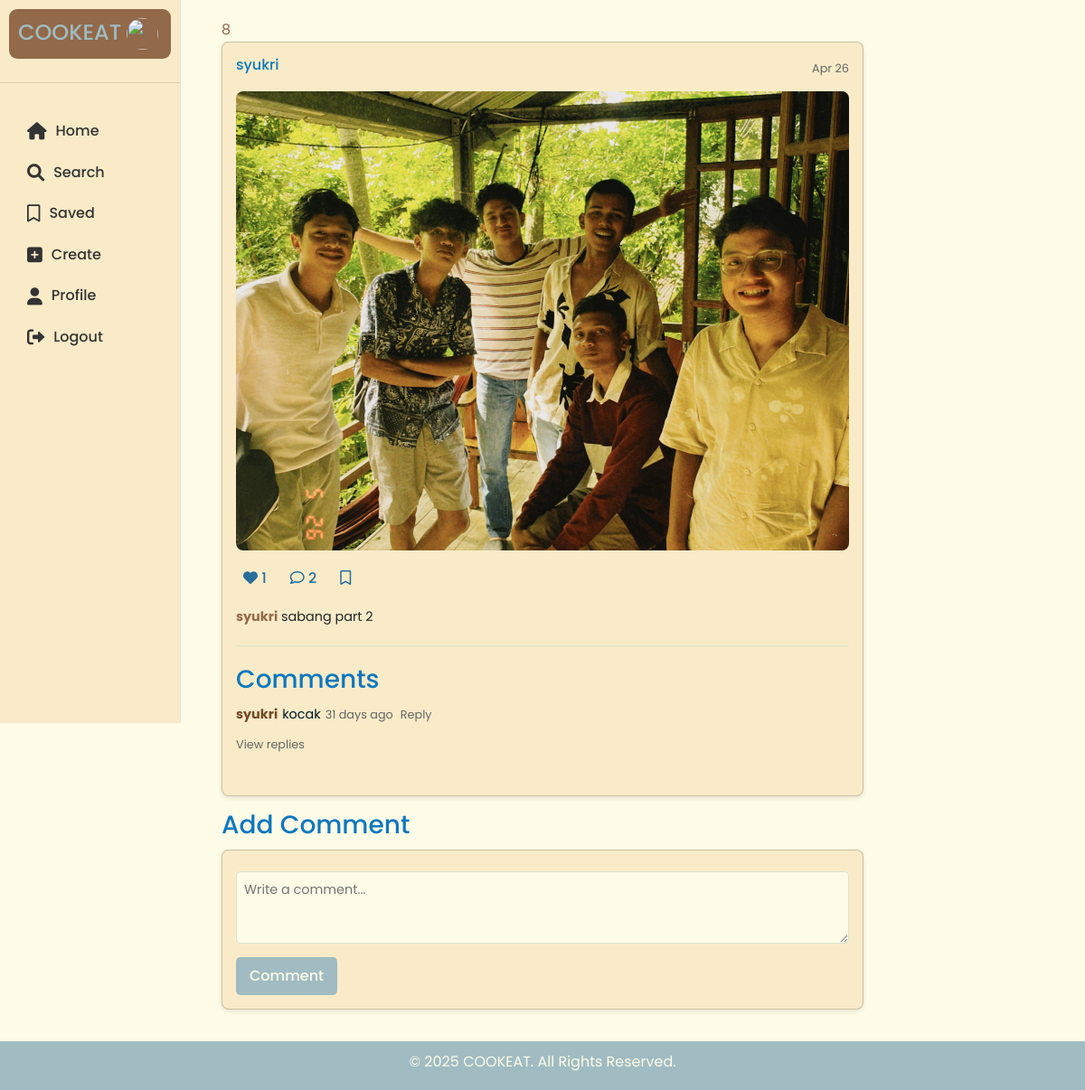
/post.php?post_id=6 (signed in), run on the app's committed database.
### tables this page shows
CREATE TABLE `comment` (
  `comment_id` int(11) NOT NULL,
  `post_id` int(11) NOT NULL,
  `user_id` int(11) NOT NULL,
  `msg` text NOT NULL,
  `created_at` timestamp NOT NULL DEFAULT current_timestamp()
);

CREATE TABLE `post` (
  `post_id` int(11) NOT NULL,
  `user_id` int(11) NOT NULL,
  `type_id` int(11) NOT NULL,
  `content` text NOT NULL,
  `total_like` int(11) DEFAULT 0,
  `total_comment` int(11) DEFAULT 0,
  `created_at` timestamp NOT NULL DEFAULT current_timestamp()
);

CREATE TABLE `user` (
  `user_id` int(11) NOT NULL,
  `photo_id` int(11) DEFAULT NULL,
  `username` varchar(50) NOT NULL,
  `email` varchar(100) NOT NULL,
  `password_hash` varchar(255) NOT NULL,
  `full_name` varchar(100) DEFAULT NULL,
  `bio` text DEFAULT NULL,
  `created_at` timestamp NOT NULL DEFAULT current_timestamp()
);

CREATE TABLE `photo` (
  `photo_id` int(11) NOT NULL,
  `photo_name` varchar(255) NOT NULL,
  `photo_url` varchar(255) NOT NULL
);

### post.php (the view, shortened to what this page needs)
<?php
include 'includes/header.php';
include 'config/db.php';
$post_id = $_GET['post_id'];
$user_id = $_SESSION['user_id'];
$stmt = $pdo->prepare("SELECT p.*, u.username, ph.photo_url, v.video_url, mu.type_id
                       FROM Post p
                       JOIN User u ON p.user_id = u.user_id
                       LEFT JOIN Media_Upload mu ON p.post_id = mu.post_id
                       LEFT JOIN Photo ph ON mu.photo_id = ph.photo_id
                       LEFT JOIN Video v ON mu.photo_id = v.video_id
                       WHERE p.post_id = ?");
$stmt->execute([$post_id]);
$post = $stmt->fetch();
$stmt = $pdo->prepare("SELECT * FROM Post_Like WHERE post_id = ? AND user_id = ?");
$stmt->execute([$post_id, $user_id]);
$has_liked = $stmt->fetch();
$stmt = $pdo->prepare("SELECT * FROM Saved_Post WHERE post_id = ? AND user_id = ?");
$stmt->execute([$post_id, $user_id]);
$has_saved = $stmt->fetch();
$stmt = $pdo->prepare("SELECT c.*, u.username,
                       TIMESTAMPDIFF(DAY, c.created_at, NOW()) as days_ago
                       FROM Comment c
                       JOIN User u ON c.user_id = u.user_id
                       WHERE c.post_id = ?");
$stmt->execute([$post_id]);
$comments = $stmt->fetchAll();
$replies = [];
$ischild = [];
foreach ($comments as $comment) {
    $stmt = $pdo->prepare("SELECT c.*, u.username, u.user_id,
                           TIMESTAMPDIFF(DAY, c.created_at, NOW()) as days_ago
                           FROM Comment c
                           JOIN User u ON c.user_id = u.user_id
                           JOIN Reply r ON c.comment_id = r.comment_id_2
                           WHERE r.comment_id_1 = ?");
    $stmt->execute([$comment['comment_id']]);
    $temp = $stmt->fetchAll();
    $replies[$comment['comment_id']] = $temp;
    foreach($temp as $o){
        echo($o["comment_id"]." ");
        $ischild[$o["comment_id"]] = true;
    }
}
?>
<div class="feed card">
    <div class="post">
        <div class="post-header">
            <h3>
                <a href="profile.php?username=<?php echo $post['username']; ?>"><?php echo $post['username']; ?></a>
            </h3>
            <span class="post-time"><?php echo date('M j', strtotime($post['created_at'])); ?></span>
        </div>
        <?php if ($post['type_id'] == 1): ?>
            <img src="<?php echo $post['photo_url']; ?>" alt="Post Media">
        <?php else: ?>
            <p>No media available</p>
        <?php endif; ?>
        <div class="post-actions">
            <div style="display: inline-flex;" onclick="like(this, <?php echo $post['post_id']; ?>);">
                    <button class="<?php if(!$has_liked){echo("hidden");} ?>" type="button" ><span><i class="fas fa-heart"></i> <?php echo $post['total_like']; ?></span></button>
            </div>
            <div style="display: inline-flex;" onclick="save(this, <?php echo $post['post_id']; ?>);">
                <a href="post.php?post_id=<?php echo $post['post_id']; ?>" >
                <button type="button"><span><i class="far fa-comment"></i> <?php echo $post['total_comment']; ?></span></button>
                </a>
            </div>
            <div style="display: inline-flex;" onclick="save(this, <?php echo $post['post_id']; ?>);">
                    <button class="<?php if($has_saved){echo("hidden");} ?>" type="button" ><span><i class="far fa-bookmark"></i></span></button>
            </div>
        </div>
        <div class="post-content">
            <p><strong><?php echo $post['username']; ?></strong> <?php echo $post['content']; ?></p>
        </div>
    </div>
    <h3>Comments</h3>
    <div class="comment-list">
        <?php foreach ($comments as $comment): ?>
            <?php
                if(isset($ischild[$comment["comment_id"]]) ){
                    if($ischild[$comment["comment_id"]]==true) continue;
                }
            ?>
            <div class="comment">
                <p>
                    <strong><a href="profile.php?username=<?php echo $comment['username']; ?>"><?php echo $comment['username']; ?></a></strong> <?php echo $comment['msg']; ?>
                    <span class="comment-meta">
                        <?php echo $comment['days_ago'] . ' days ago'; ?>
                        <a href="#" class="reply-link">Reply</a>
                    </span>
                </p>
                <?php
                    if (isset($replies[$comment['comment_id']]) && count($replies[$comment['comment_id']]) > 0):
                ?>
                    <a href="#" class="view-replies">View replies </a>
                <?php endif; ?>
            </div>
        <?php endforeach; ?>
    </div>
</div>
<h3>Add Comment</h3>
<div class="card">
    <form method="POST">
        <textarea name="msg" placeholder="Write a comment..." required></textarea>
        <input type="submit" name="comment" value="Comment">
    </form>
</div>
<?php include 'includes/footer.php'; ?>

### assets/css/style.css (style rules this page uses)
* { margin: 0; padding: 0; box-sizing: border-box; font-family: 'Poppins', sans-serif; }
body { background-color: #FEFBE7; color: #926949; line-height: 1.6; }
.feed { width: 100%; }
.post { margin-bottom: 20px; border-bottom: 1px solid #DAE5D0; padding-bottom: 10px; }
.post-header { display: flex; justify-content: space-between; align-items: center; margin-bottom: 10px; }
.post-header h3 { font-size: 1rem; color: #0d78c0; }
.post-time { font-size: 0.8rem; color: #666; }
.post img, .post video { width: 100%; height: auto; max-height: 1000px; aspect-ratio: 4 / 3; object-fit: cover; border-radius: 8px; margin-bottom: 10px; }
.post-actions { display: flex; gap: 10px; margin-bottom: 10px; }
.post-actions span { margin-top: auto; cursor: pointer; color: #286e9c; transition: color 0.3s ease; }
.post-actions button { padding:8px; background: none; border: none; cursor: pointer; color: #A0BCC2; transition: color 0.3s ease; }
.post-content p { font-size: 0.9rem; margin-bottom: 10px; }
.post-content p strong { color: #926949; }
.comment-list { margin-bottom: 20px; }
.comment { margin-bottom: 10px; }
.comment p { color: #011627 ; font-size: 0.9rem; display: flex; flex-wrap: wrap; gap: 5px; align-items: baseline; }
.comment p strong { color: #744928; }
.comment-meta { color: #666; font-size: 0.8rem; display: flex; gap: 8px; }
.reply-link, .view-replies { color: #666; text-decoration: none; font-size: 0.8rem; }
.card { background-color: #F9EBC8; border-radius: 8px; padding: 15px; margin-bottom: 15px; box-shadow: 0 2px 5px rgba(0, 0, 0, 0.1); }
button, input[type="submit"] { background-color: #A0BCC2; color: #FEFBE7; border: none; padding: 8px 15px; border-radius: 5px; cursor: pointer; font-weight: 500; transition: background-color 0.3s ease; }
input[type="text"], input[type="email"], input[type="password"], textarea, select { width: 100%; padding: 8px; margin: 8px 0; border: 1px solid #DAE5D0; border-radius: 5px; background-color: #FEFBE7; font-size: 0.9rem; }
textarea { resize: vertical; min-height: 80px; }
h2, h3, h1 { color: #0d78c0; margin-bottom: 10px; }
p { margin-bottom: 8px; }
a { text-decoration: none; color: inherit; }

### data on the page
comment: user.username "syukri", msg "kocak", days_ago "31"
comment: comment_id "8"
post: user.username "syukri", created_at "Apr 26", photo.photo_url (picture), total_like "1", total_comment "2", content "sabang part 2"
